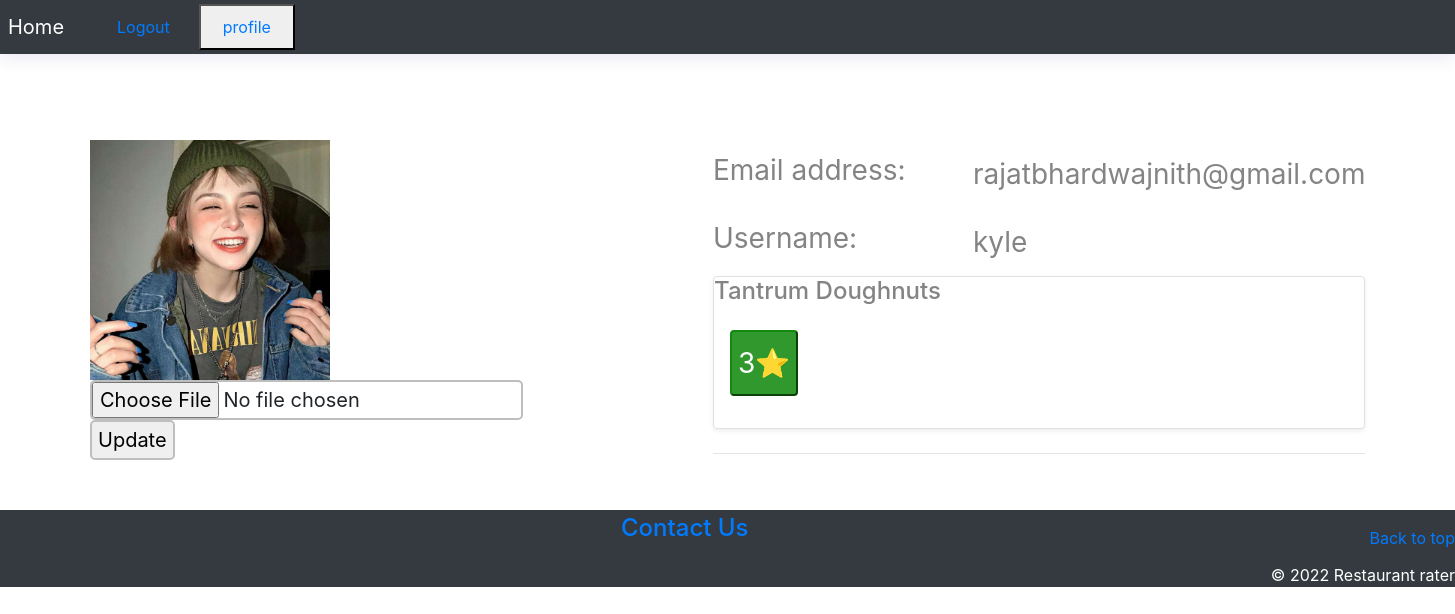
Page /rater/getuserprofile/ (signed in) on the earlier database version.
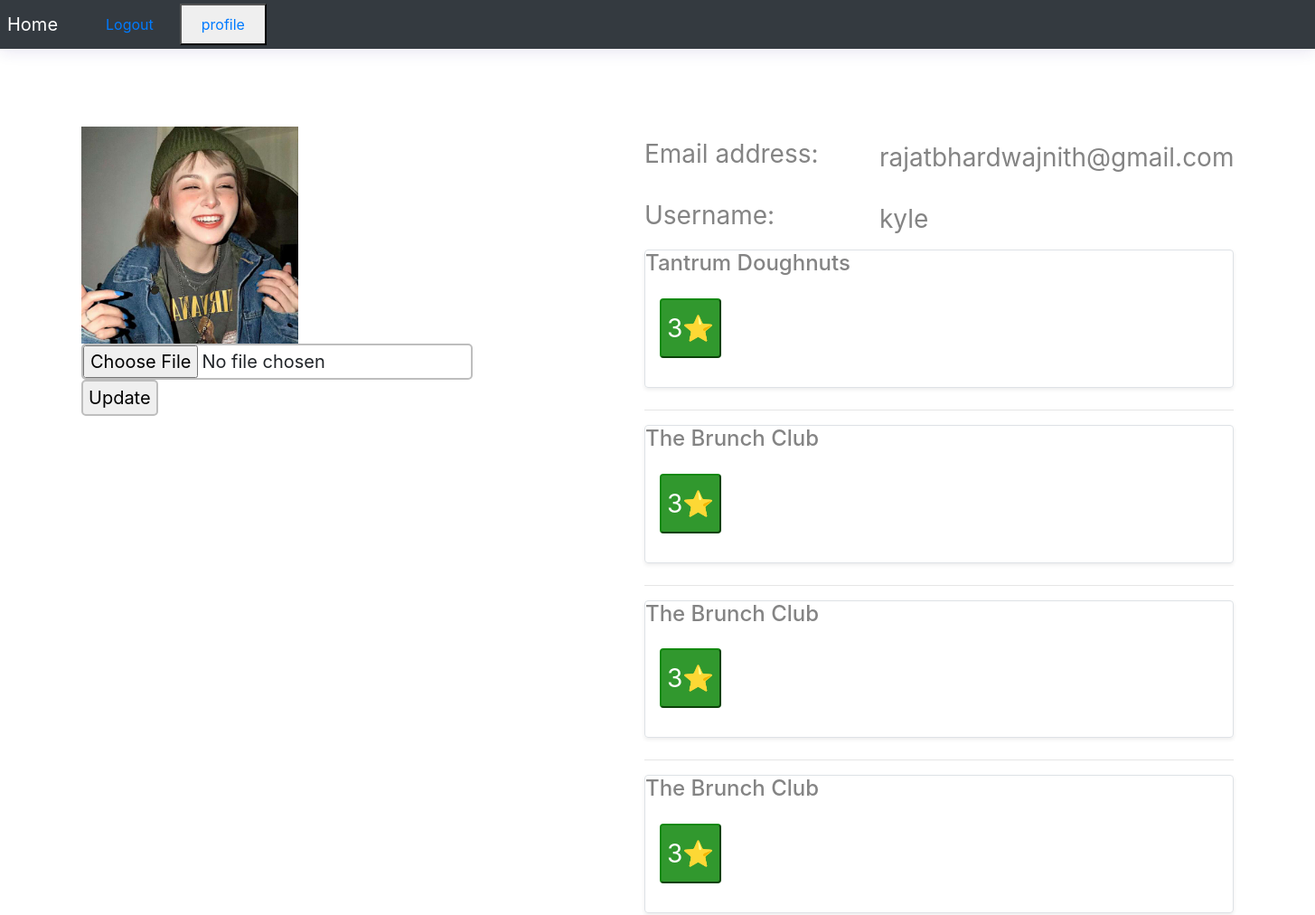
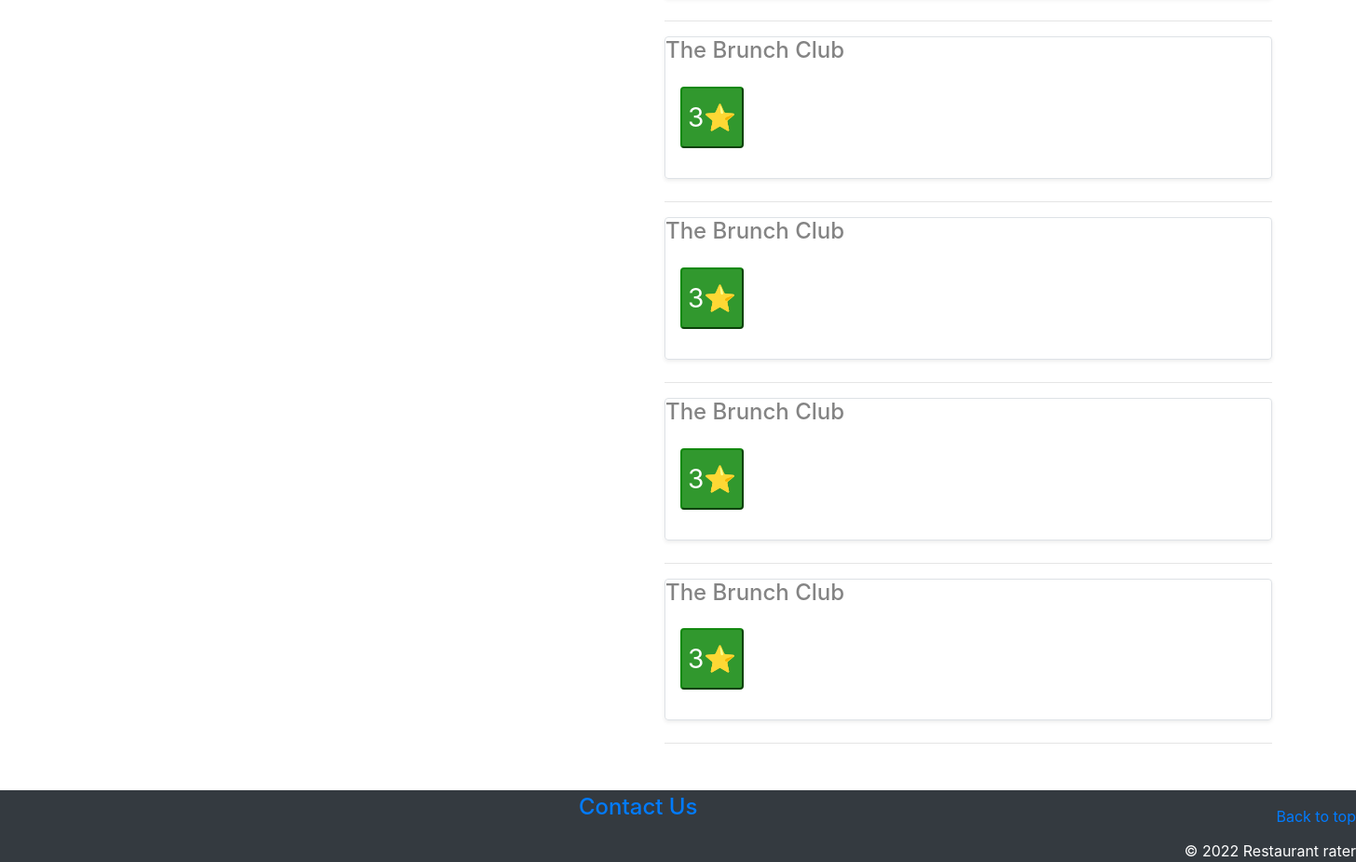
Same page on the later database version (2 pictures, top to bottom).
### rater/models.py (models this page shows, shortened)
class UserProfile(models.Model):
    user = models.OneToOneField(User, on_delete=models.CASCADE)
    website = models.URLField(blank=True)
    picture = models.ImageField(upload_to='profile_images', blank=True)
    def __str__(self):
        return self.user.username

class Review(models.Model):
    time = models.DateTimeField()
    comments = models.CharField(max_length=300,blank=True)
    ratings = models.IntegerField(default=5)
    restaurant = models.ForeignKey(Restaurant,on_delete=models.CASCADE)
    user = models.ForeignKey(User,on_delete=models.CASCADE)

class Restaurant(models.Model):
    location = models.CharField(max_length=500)
    name = models.CharField(max_length=50)
    description = models.CharField(max_length=500)
    phoneno = models.CharField(max_length=20)
    googleplaceid = models.CharField(max_length=50)

### rater/views.py (the view)
# urls.py: path('getuserprofile/',views.getuserprofile,name='getuserprofile'),
def getuserprofile(request):
    user= request.user
    profile = UserProfile.objects.get(user = user)
    try:
        reviews= Review.objects.all().filter(user = user)
    except Review.DoesNotExist:
        reviews = None
    contextdict = {}
    print(profile)
    contextdict['profile'] = profile
    contextdict['reviews'] = reviews
    return render(request,'rater/profile.html',context=contextdict)

### templates/rater/profile.html (shortened to what this page needs)
{% extends 'rater/base.html' %}
{% load static %}
{% block style %}
<link href="{% static 'css/profile.css' %}" rel="stylesheet" type="text/css"/>
{% endblock %}
{% block body_block %}
		<section class="section">
                <form method="POST" action="{% url 'rater:updateuserprofile' %}" enctype="multipart/form-data">
                    <img src="{{ user.userprofile.picture.url }}" width="240" alt = "no image"/>
                    <br />
                    <input type="file" name="picture" accept="image/*">
                <br>
                    <input type="SUBMIT" name="submit" value="Update"/>
                  </form>
			<div class="center">
				<form id="user_form" method="post" action="{% url 'rater:getuserprofile' %}" enctype="multipart/form-data">
					<div>
						<label for="male">Email address:</label>
						{{user.email}}
					</div>
					<div>
						<label for="male">Username:</label>
						{{ user.username }}
					</div>
                {% for review in reviews %}
                <div class="review_post">
                    <h4>{{review.restaurant.name}}</h3>
                    <div class="commentStar">
                        <button class="btnSatr">
                            {{ review.ratings }}⭐️
                        </button>
                    </div>
                </div>
                <hr>
                {% endfor %}
            </div>
		</section>
	</body>
</html>
{% endblock %}

### templates/rater/base.html (shortened to what this page needs)
<!DOCTYPE html>
{% load staticfiles %}
<html lang="en">
    <head>
        <link href="https://getbootstrap.com/docs/4.2/dist/css/bootstrap.min.css" rel="stylesheet">
        <link href="https://getbootstrap.com/docs/4.2/examples/dashboard/dashboard.css" rel="stylesheet">
        <link rel="stylesheet" href="https://use.fontawesome.com/releases/v5.1.0/css/all.css"
>
        <link href="{% static 'css/style.css' %}" rel="stylesheet" type="text/css"/>
        {% block style %}{% endblock %}
    </head>
    <body>
        <nav class="navbar navbar-expand-md navbar-dark fixed-top bg-dark p-0">
            <a class="navbar-brand p-2" href="{% url 'rater:index' %}">Home</a>
                     {% if user.is_authenticated %}
                    <button class="btn"><a class="nav-link" href="{% url 'rater:logout' %}?next=/rater/">Logout</a></button>
                    <button class="nav-item"><a class="nav-link" href="{% url 'rater:getuserprofile' %}">profile</a></button>
                    {% else %}
                    <button class="nav-item"><a class="nav-link" href="{% url 'rater:register' %}">Register Here</a></button>
                    <button class="nav-item"><a class="nav-link" href="{% url 'rater:login' %}">Login</a></button>
                    {% endif %}
        </nav>
        <main>
            <div id= "header2">
                {% block body_block %}{% endblock %}
        <footer class="footer">
            <p class="float-right"><a href="#">Back to top</a></p>
            <div id= "header2" class="text-center text-white bg-dark">
                <div class="icon text-primary py-1">
                    <a href="{% url 'rater:contactus' %}" class = "h4">Contact Us</a>
                </div>
            <p class = "text-right">&copy; 2022 Restaurant rater</p>
            </div>
        </footer>
    </body>
</html>

### static/css/style.css (style rules this page uses)
html, body { height: 100%; margin: 0; }
.navbar { box-shadow: 0 3px 18px rgba(33, 21, 138, 0.11); }
#header2 { margin-right: 0px; margin-left: 0px; padding-right: 0px; padding-left: 0px; max-width: 1720px; }
p { margin-top: 0; margin-bottom: 1rem; margin-block-start: 1em; margin-block-end: 0em; }
.icon { color: transparent; }

### static/css/profile.css (style rules this page uses)
section { padding: 10px; display: flex; }
.center { flex: 10 80%; margin: 0 30px; line-height: 60px; color: #848484; font-size: 28px; }
.center label { display: inline-block; width: 240px; margin-right: 20px; }
input { font-size: 20px; height: 40px; }
.center textarea, input { border: 2px solid #bebebe; outline: none; border-radius: 5px; font-size: 20px; }
form { margin: 40px 80px; }
form div { display: flex; }
form div:nth-of-type(2), form div:first-of-type { align-items: center; }
.section { padding-top: 100px; }
.review_post { display: block; width: 100%; margin-bottom: 1.5rem!important; box-shadow: 0 .125rem .25rem rgba(0, 0, 0, .075)!important; position: relative!important; border-radius: .25rem!important; border: 1px solid #dee2e6!important; }
.btnSatr { color: rgb(255, 255, 255); margin: 1rem; margin-bottom: 0px; border-radius: .25rem!important; background-color: hsl(118deg 84% 29% / 86%); border-color: hsl(118deg 84% 29% / 86%); }

Differences in the rows shown:
added Review: restaurant.name "The Brunch Club", ratings "3"
added Review: restaurant.name "The Brunch Club", ratings "3"
added Review: restaurant.name "The Brunch Club", ratings "3"
added Review: restaurant.name "The Brunch Club", ratings "3"
added Review: restaurant.name "The Brunch Club", ratings "3"
added Review: restaurant.name "The Brunch Club", ratings "3"
added Review: restaurant.name "The Brunch Club", ratings "3"
